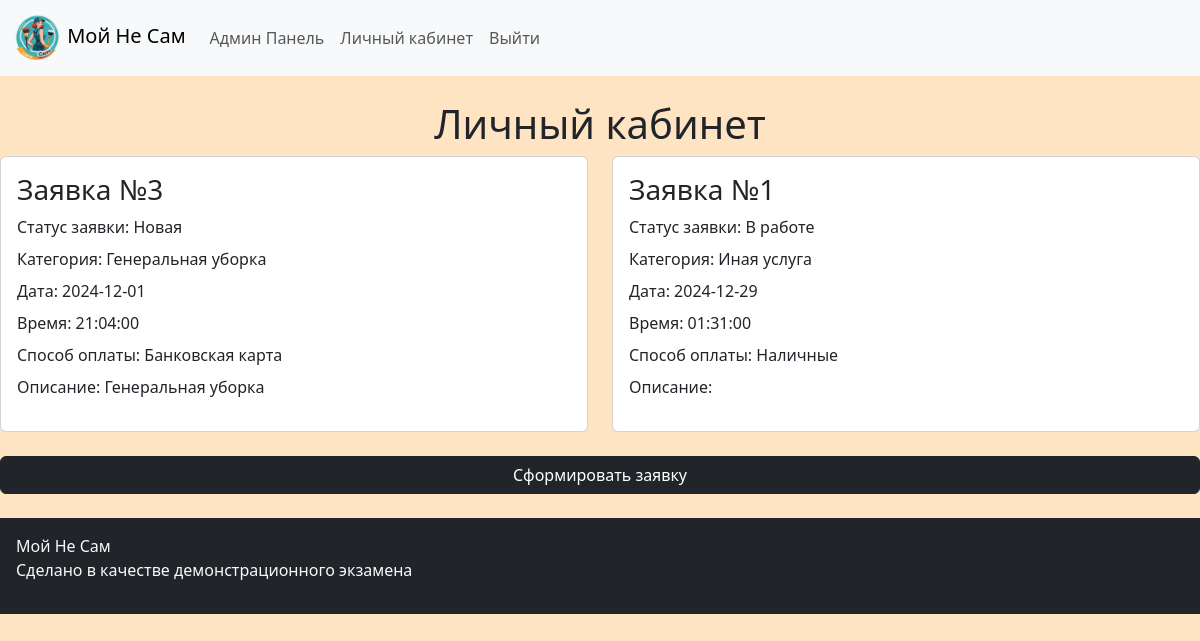
/profile/ (signed in), run on an earlier commit of the app's database.
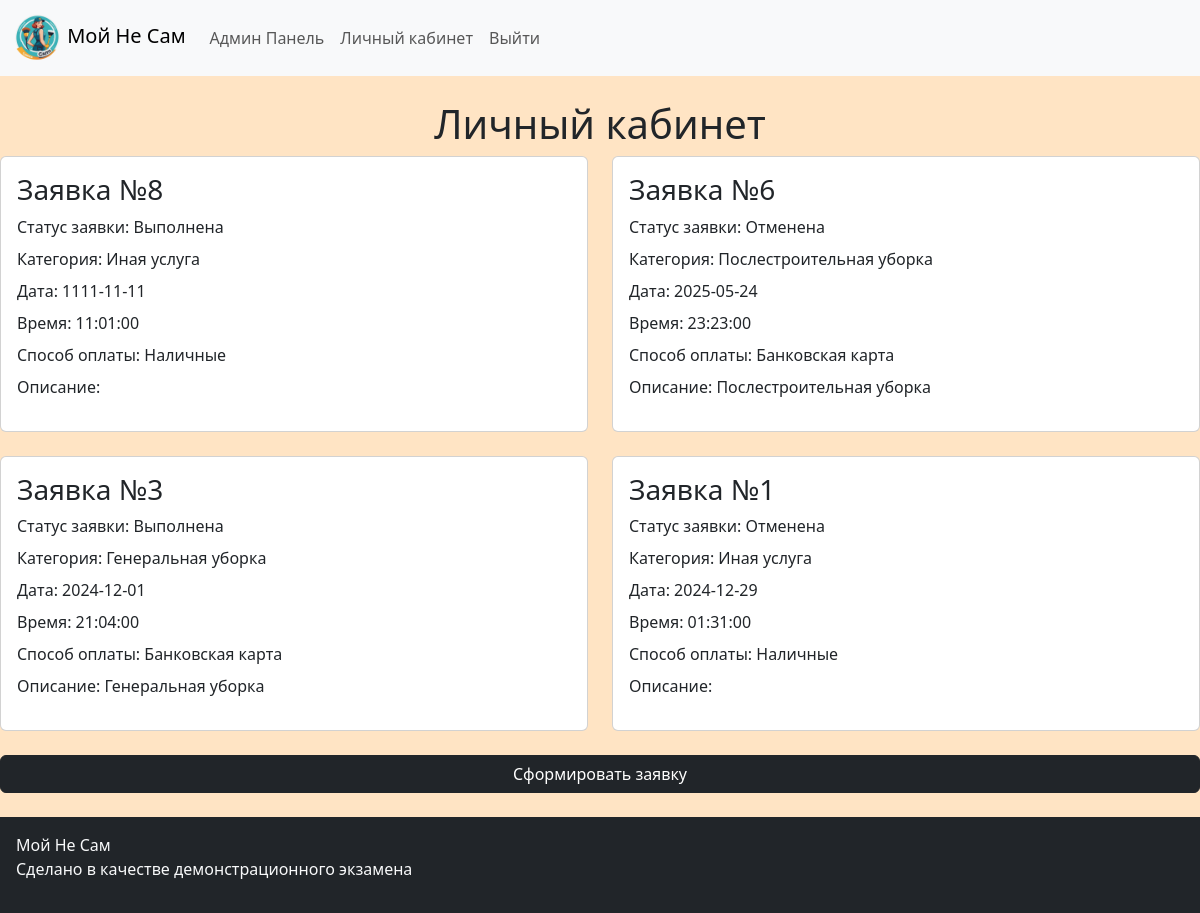
And on a later commit of the database.
### tables this page shows
CREATE TABLE `application` (
  `id_application` int(11) NOT NULL,
  `id_user` int(11) NOT NULL,
  `id_pay` int(11) NOT NULL,
  `id_service` int(11) NOT NULL,
  `id_status` int(11) NOT NULL,
  `status_info` text,
  `description` text,
  `date` date NOT NULL,
  `time` time NOT NULL,
  `phone` varchar(17) NOT NULL,
  `address` varchar(200) NOT NULL
);

CREATE TABLE `status` (
  `id_status` int(11) NOT NULL,
  `code` varchar(50) NOT NULL,
  `status` varchar(50) NOT NULL
);

CREATE TABLE `service` (
  `id_service` int(11) NOT NULL,
  `name` varchar(50) NOT NULL
);

CREATE TABLE `pay` (
  `id_pay` int(11) NOT NULL,
  `name` varchar(30) NOT NULL
);

### function/function.php (the view, shortened to what this page needs)
<?php
    include "connect.php";
    function getProfile($login){
        global $connect;
        $sql = "SELECT * FROM `user` WHERE `login` = '{$login}'";
        $result = $connect->query($sql);
        $user = $result->fetch_assoc();
        $sql = "SELECT `id_application`,`status_info`, `date`, `time`,
               `pay`.`name` AS `pname`, `status`, `service`.`name` AS `sname`,
                `description`, `service`.`id_service` FROM `application` INNER JOIN
                `service` ON `application`.`id_service` = `service`.`id_service`
                INNER JOIN `pay` ON `application`.`id_pay` = `pay`.`id_pay`
                INNER JOIN `status` ON `application`.`id_status` =
                `status`.`id_status` WHERE `application`.`id_user` =
                {$user['id_user']} ORDER BY `id_application` DESC";
        $result = $connect->query($sql);
        if(!$result->num_rows){
            $data = "<h2 class='text-center'>Заявок не найдено<h2>";
        }else{
            $data = "<div class='row row-cols-1 row-cols-md-2 g-4'>";
            foreach($result as $item){
                $data .= sprintf('
                    <div class="col">
                        <div class="card">
                            <div class="card-body">
                            <h5 class="card-title fs-3">Заявка №%s</h5>
                                <p class="card-text mb-2">
                                    <span>Статус заявки</span>: %s
                                </p>
                                <p class="card-text mb-2">
                                    <span>Категория</span>: %s
                                </p>
                                <p class="card-text mb-2">
                                    <span>Дата</span>: %s
                                </p>
                                <p class="card-text mb-2">
                                    <span>Время</span>: %s
                                </p>
                                <p class="card-text mb-2">
                                    <span>Способ оплаты</span>: %s
                                </p>
                                <p class="card-text mb-3">
                                    <span>Описание</span>: %s
                                </p>
                            </div>
                        </div>
                    </div>',
                    $item['id_application'],
                    $item['status'],
                    $item['sname'],
                    $item['date'],
                    $item['time'],
                    $item['pname'],
                    ($item['id_service'] == "1") ? $item['description'] : $item['sname']
                );
            }
            $data .= "</div>";
        }
        return $data;
    }

### include/header.php (shortened to what this page needs)
<?php
    $menu = "";
    if(isset($_SESSION['login'])){
        if($_SESSION['role'] == "admin"){
            $menu .= '<li class="nav-item">
                        <a class="nav-link" href="/demo_20251/admin/">Админ Панель</a>
                      </li>';
        }
        $menu .= '<li class="nav-item">
                    <a class="nav-link" href="/demo_20251/profile/">Личный кабинет</a>
                  </li>
                  <li class="nav-item">
                      <a class="nav-link" href="/demo_20251/controllers/logout.php">
                      Выйти </a>
                  </li>';
    }
?>
<!DOCTYPE html>
<html lang="ru">
<head>
    <link rel="stylesheet" href="/demo_20251/assets/css/style.css">
    <link href="https://cdn.jsdelivr.net/npm/bootstrap@5.3.5/dist/css/bootstrap.min.css" rel="stylesheet">
</head>
<body>
    <main>
        <header>
            <nav class="navbar navbar-expand-lg bg-body-tertiary">
                <div class="container-fluid">
                    <a class="navbar-brand" href="#">
                        <img src="/demo_20251/assets/media/logo.png" alt="Logo" width="50" height="50">
                        Мой Не Сам
                    </a>
                    <div class="collapse navbar-collapse" id="navbarSupportedContent">
                    <ul class="navbar-nav me-auto mb-2 mb-lg-0">
                        <?=$menu?>
                    </ul>
                    </div>
                </div>
            </nav>
        </header>

### profile/index.php (shortened to what this page needs)
<?php
    include ("../include/header.php");
    include ("../function/function.php");
?>
<section>
    <div>
        <h1 class="mt-4 text-center">Личный кабинет</h1>
        <?php
            echo getProfile($_SESSION['login']);
        ?>
        <a href="/demo_20251/application/" class="btn btn-dark w-100 mt-4 mb-4">
            Сформировать заявку
        </a>
    </div>
</section>
<?php
    include ("../include/footer.php");
?>

### include/footer.php (shortened to what this page needs)
<footer class="p-3 bg-dark text-light">
          <p class="mb-0">Мой Не Сам</p>
          <p>Сделано в качестве демонстрационного экзамена</p>
        </footer>
    </main>
</body>
</html>

### assets/css/style.css (style rules this page uses)
body { background-color: bisque !important; }

What changed in the data, as far as the page shows it:
added application: id_application "8", id_status.status "Выполнена", id_service.name "Иная услуга", date "1111-11-11", time "11:01:00", id_pay.name "Наличные"
added application: id_application "6", id_status.status "Отменена", id_service.name "Послестроительная уборка", date "2025-05-24", time "23:23:00", id_pay.name "Банковская карта"
changed application "Генеральная уборка": id_status.status "Новая" → "Выполнена"
changed application id 1: id_status.status "В работе" → "Отменена"
